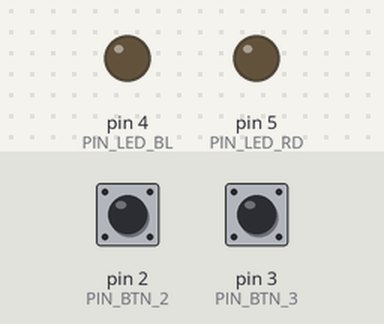
Recording of a sketch running on a simulated Arduino Uno, built with avr-gcc and run on an emulated ATmega328P. Parts: output pins drawn as LEDs (lit = HIGH). Inputs (shaded band) come from the test bench; at power-on: pin 2 (PIN_BTN_2) HIGH, pin 3 (PIN_BTN_3) HIGH.

Above: at 1.2 s.
1.3 s: pin 2 (PIN_BTN_2) pulled LOW for 0.15 s
At 1.37 s:
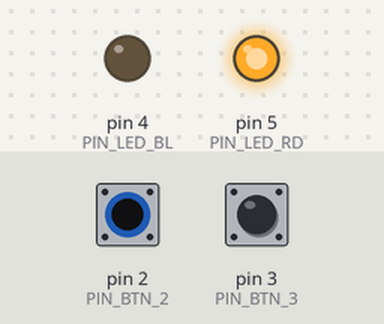
2.9 s: pin 2 (PIN_BTN_2) pulled LOW for 3.2 s
At 6.8 s:
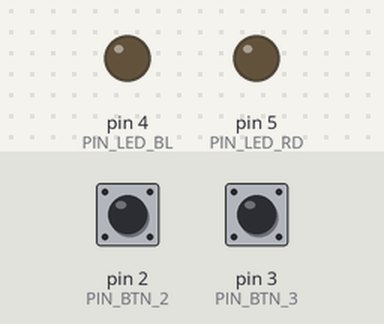
7.6 s: pin 3 (PIN_BTN_3) pulled LOW for 3.2 s
At 7.9 s:
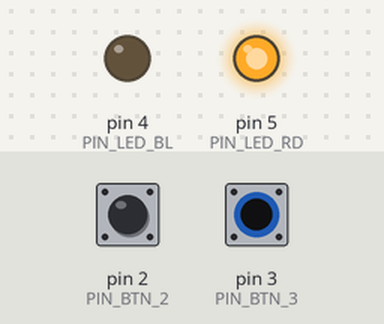
12.3 s: pin 2 (PIN_BTN_2) driven LOW and pin 3 (PIN_BTN_3) driven LOW
At 12.7 s:
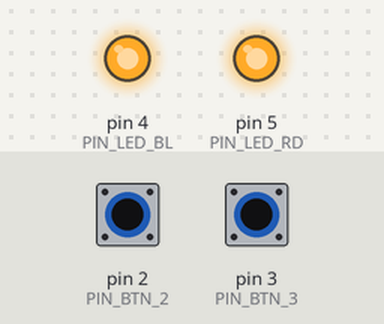
Timing chart, 0 to 14.8 s (numbered marks = the images above; inputs shaded):
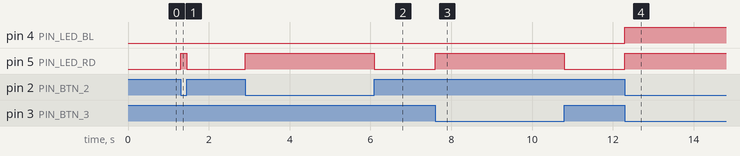

Measured:
- after the input at 1.3 s, pin 5 (PIN_LED_RD): LOW → HIGH at once, → LOW 0.15 s later
- after the input at 2.9 s, pin 5 (PIN_LED_RD): LOW → HIGH at once, → LOW 3.2 s later
- after the input at 7.6 s, pin 5 (PIN_LED_RD): LOW → HIGH at once, → LOW 3.2 s later
- after the input at 12.3 s, pin 4 (PIN_LED_BL), pin 5 (PIN_LED_RD): LOW → HIGH at once

The sketch:

Program1.ino
```cpp
/*
 Name:		Program1.ino33
 Created:	10/31/2019 6:19:36 PM
 Author:	POLYGONTeam
*/

#define PIN_BTN_2 2
#define PIN_BTN_3 3
#define PIN_LED_BL 4
#define PIN_LED_RD 5

int Btn2State_g = 0;
int Btn3State_g = 0;

// the setup function runs once when you press reset or power the board
void setup()
{
	pinMode(PIN_BTN_2, INPUT_PULLUP);
	pinMode(PIN_BTN_3, INPUT_PULLUP);
	pinMode(PIN_LED_BL, OUTPUT);
	pinMode(PIN_LED_RD, OUTPUT);
}

// the loop function runs over and over again until power down or reset
void loop()
{
	Btn2State_g = digitalRead(PIN_BTN_2);
	Btn3State_g = digitalRead(PIN_BTN_3);

	if (Btn2State_g == LOW && Btn3State_g == LOW)
	{
		digitalWrite(PIN_LED_BL, HIGH);
	}
	else
	{
		digitalWrite(PIN_LED_BL, LOW);
	}

	if (Btn2State_g == LOW || Btn3State_g == LOW)
	{
		digitalWrite(PIN_LED_RD, HIGH);
	}
	else
	{
		digitalWrite(PIN_LED_RD, LOW);
	}

}
```
